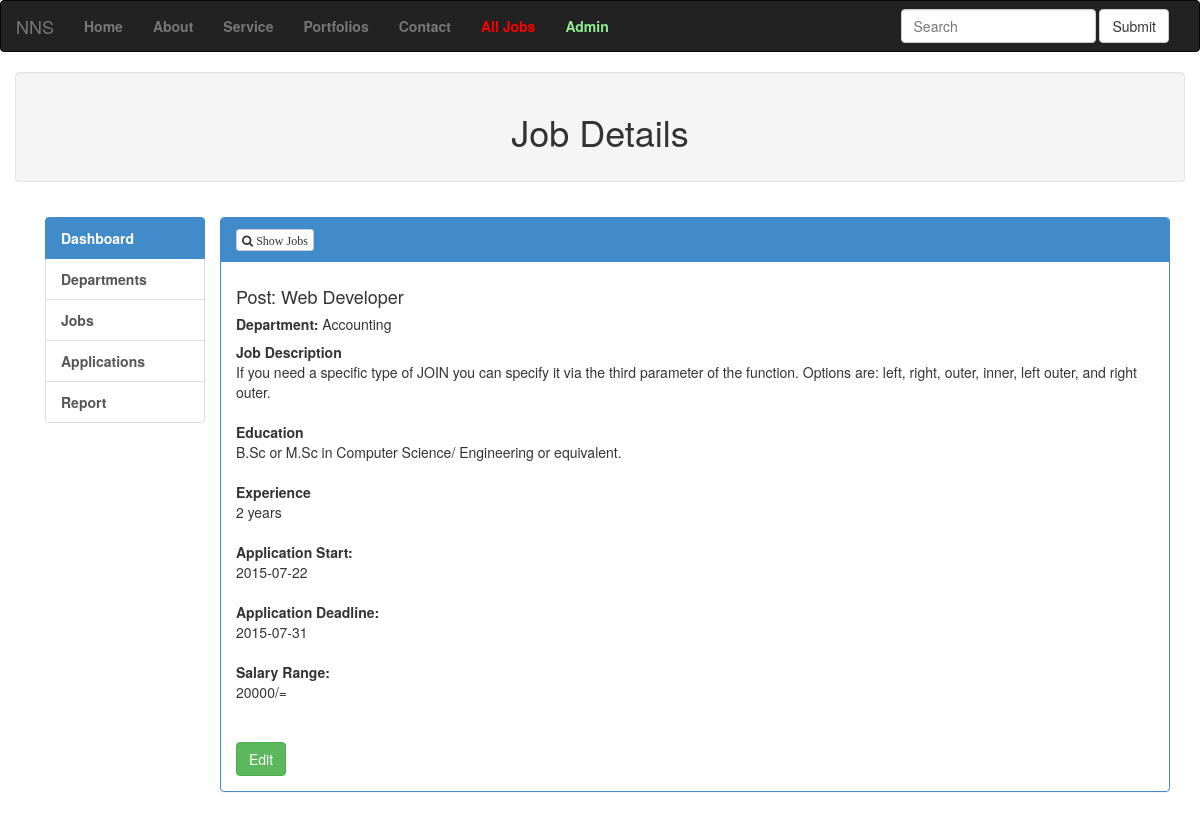
Page /post_controller/job_view/1 on the committed database.
### tables this page shows
CREATE TABLE IF NOT EXISTS `job_posts` (
`id` int(11) NOT NULL,
  `department_id` int(11) NOT NULL,
  `job_title` varchar(50) NOT NULL,
  `requirement` text NOT NULL,
  `experience` varchar(50) NOT NULL,
  `education` text NOT NULL,
  `start_date` date NOT NULL,
  `end_date` date NOT NULL,
  `salary` varchar(12) NOT NULL
);

CREATE TABLE IF NOT EXISTS `departments` (
`id` int(11) NOT NULL,
  `department_name` varchar(50) NOT NULL
);

### application/controllers/Post_controller.php (called while the page is built, shortened)
<?php
class Post_controller extends CI_Controller {
	public function job_view($id){
		$data['jobs']=$this->post_model->get_job($id);
		$this->load->view('job_view',$data);
	}
}

### index.php (called while the page is built, shortened)
<?php
require_once BASEPATH.'core/CodeIgniter.php';

### application/models/Post_model.php (called while the page is built, shortened)
<?php
class post_model extends CI_Model {
	public function get_job($id=false){
			$this->db->select('*');
			$this->db->from('departments');
			$this->db->join('job_posts', 'job_posts.department_id = departments.id');
			$this->db->where('job_posts.id', $id);
			$query = $this->db->get();
			return $query->row_array();
	}
}

### application/views/job_view.php (the view)
<?php include_once("header.php");?>
<div class="well container"><h1 class="text-center">Job Details</h1></div>
<div class="container">
<div class="row">
	<?php extract($jobs);?>
<div class="panel-body">
	<div class="col-md-2">
		<?php include_once("sidebar.php");?>
	</div>
	<div class="col-md-10">
	<div class="row">
	   <div class="panel panel-primary">
		  <div class="panel-heading">
			 <a href="<?php echo site_url('post_controller/jobs');?>" class="btn btn-default btn-xs">
		<i class="fa fa-search"> Show Jobs</i></a>
		  </div>
		  <div class="panel-body">
			 <div>
				<h4>Post: <?php echo $job_title;?></h4>
			 </div>
			 <div>
				<h5><b>Department:</b> <?php echo $department_name;?></h5>
			 </div>
			 <div>
				<strong>Job Description</strong>
				<div>
						<?php echo $requirement?>
				</div>
			 </div><br>
			 <div>
				<strong>Education</strong>
				   <div><?php echo $education?></div>
			 </div><br>
			 <div>
				<strong>Experience</strong>
				   <div><?php echo $experience?></div>
			 </div><br>
			 <div>
				<strong>Application Start:</strong>
				<div><?php echo $start_date?></div>
			 </div><br>
			 <div>
				<strong>Application Deadline:</strong>
				<div><?php echo $end_date?></div>
			 </div>
			 <br>
			 <div>
				<strong>Salary Range:</strong>
				<div><?php echo $salary?></div>
			 </div><br><br>
			 <div><a class="btn btn-success" href="<?php echo site_url('post_controller/jobs/'.$id);?>" title="Apply">Edit</a></div>
		  </div>
	   </div>
	</div>
</div>
<?php include_once("footer.php");?>

### rows in the picture
job_posts: job_title "Web Developer", department.department_name "Accounting", requirement "If you need a specific type of JOIN you can specify it via the third parameter of the function. Options are: left, right, outer, inner, left outer, and right outer.", education "B.Sc or M.Sc in Computer Science/ Engineering or equivalent.", experience "2 years", start_date "2015-07-22", end_date "2015-07-31", salary "20000/="
